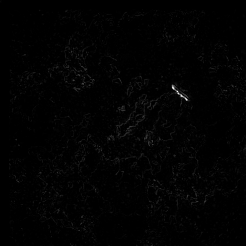
#> input picture error_1.png, 246 x 246 px, found by its file name
$ python postprocessing.py
#> lines starting #> are read from the running program, lines starting #| are printed output that depends on the picture
import cv2
import os

import matplotlib.pyplot as plt
import numpy as np


# [97 lines left out: functions ThresholdFilter, ThresholdFilterImage, confusionMatrix, Threshold, TestFilter, not called in this run]


# Path to the image
image_path = os.path.join("test", "error_48.png")

# Load the image in grayscale
image = cv2.imread(image_path, cv2.IMREAD_GRAYSCALE)

# ThresholdFilterImage(image)

# ----------------------- Plot defect and normal images ---------------------- #
images = []
images.append(cv2.imread('test/error_1.png'))
images.append(cv2.imread('test/error_2.png'))
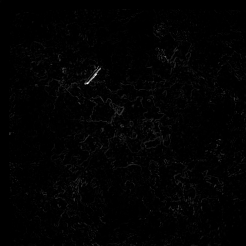
#> input picture error_2.png, 246 x 246 px, found by its file name
images.append(cv2.imread('test/error_48.png'))
images.append(cv2.imread('test/error_49.png'))
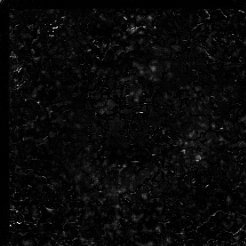
#> input picture test5/error_49.png, 246 x 246 px, found by its file name

fig, axes = plt.subplots(1, 4, figsize=(20, 5))
for ax, img, title in zip(axes, images, ['Defect 1', 'Defect 2', 'Normal 1', 'Normal 2']):
#> (the run stopped early here; a loop or call above may not have finished)
